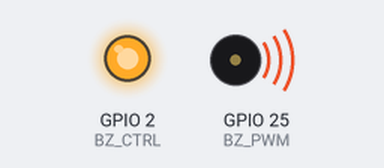
Bench run of a sketch on a simulated ESP32. On the bench: output pins drawn as LEDs (lit = HIGH), buzzer (waves = sounding).

Above: at 0.1 s.
At 2.5 s:
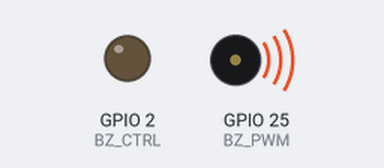
Timing chart, 0 to 4.0 s (numbered marks = the images above):
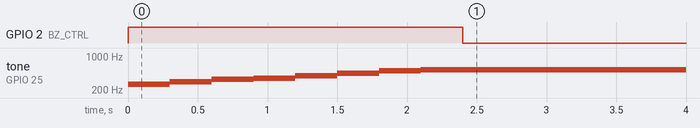

The sketch:

buzzer_test.ino
```cpp
#define BZ_CTRL 2
#define BZ_PWM 25
#define INIT_FREQ 261.6256

uint8_t PWMCH = 0;
uint8_t resolution_bits = 8;
uint32_t MAX_DUTY = (resolution_bits == 0) ? 0 : (1 << (resolution_bits-1))-1;
double frequency_list[8] = {261.6256, 293.6648, 329.6276, 349.2282,
                             391.9952, 440.0000, 493.8833, 523.2511};

inline void BUZZ_ON() {digitalWrite(BZ_CTRL, HIGH);
                       ledcWriteTone(PWMCH, INIT_FREQ);}
inline void BUZZ_OFF() {digitalWrite(BZ_CTRL, LOW);}

void setup() {
  // put your setup code here, to run once:
  pinMode(BZ_CTRL, OUTPUT);
  digitalWrite(BZ_CTRL, LOW);

  ledcSetup(PWMCH, INIT_FREQ, resolution_bits);
  ledcAttachPin(BZ_PWM, PWMCH);
}

void loop() {
  // put your main code here, to run repeatedly:
  BUZZ_ON();
  for(int freq=0; freq<8; freq++)
  {
      ledcWriteTone(PWMCH, frequency_list[freq]);
      delay(300);
  }

  BUZZ_OFF();
  delay(100000);
}
```

Measured:
- by itself, GPIO 2 (BZ_CTRL): LOW → HIGH at 0.00 s, → LOW 2.4 s later
- by itself, tone on GPIO 25 (BZ_PWM): plays 261 Hz for 0.30 s, 293 Hz for 0.30 s, 329 Hz for 0.30 s, 349 Hz for 0.30 s, 391 Hz for 0.30 s, 440 Hz for 0.30 s … (8 notes in this stretch)
